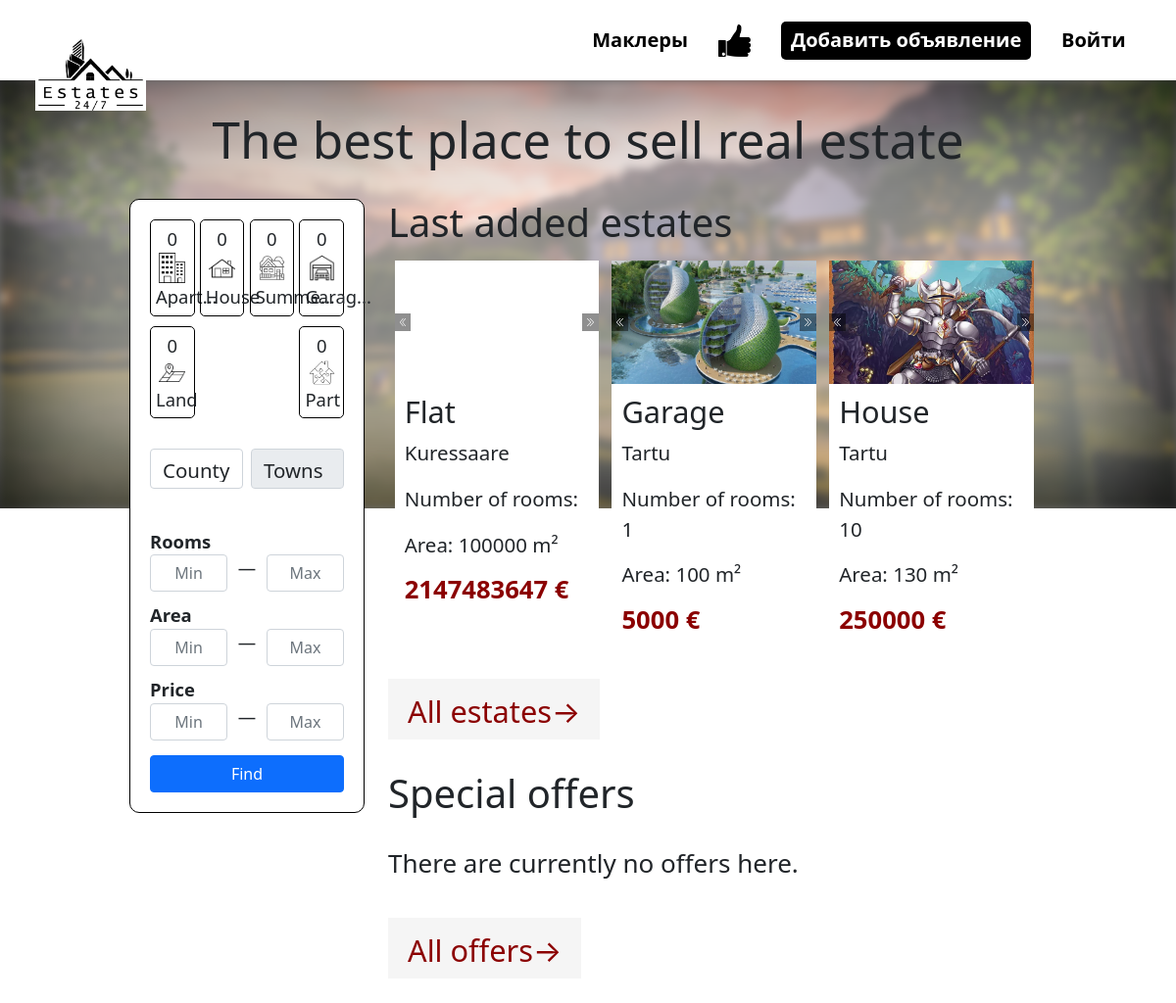
The page / on the database its author committed.
### tables this page shows
CREATE TABLE `object` (
  `id` int(11) NOT NULL,
  `type` enum('house','flat','garage','business','land','part') NOT NULL,
  `address` varchar(250) NOT NULL,
  `ownerId` int(11) NOT NULL,
  `cityId` int(11) DEFAULT NULL,
  `roomCount` int(11) DEFAULT NULL,
  `floorCount` int(11) DEFAULT NULL,
  `floor` int(11) DEFAULT NULL,
  `area` int(11) DEFAULT NULL,
  `territory` int(11) DEFAULT NULL,
  `conditions` enum('good','need repair','need overhaul') DEFAULT NULL,
  `heatSystem` enum('water','air','electric','gas') DEFAULT NULL,
  `basement` tinyint(1) DEFAULT 0,
  `description` varchar(3000) DEFAULT NULL,
  `year` int(11) DEFAULT NULL,
  `price` int(11) DEFAULT NULL,
  `active` tinyint(1) NOT NULL DEFAULT 1,
  `offer` tinyint(1) DEFAULT 0
);

CREATE TABLE `photo` (
  `id` int(11) NOT NULL,
  `photo` text NOT NULL,
  `houseId` int(11) NOT NULL,
  `description` varchar(500) NOT NULL
);

CREATE TABLE `city` (
  `id` int(11) NOT NULL,
  `name` varchar(300) NOT NULL,
  `countyId` int(11) NOT NULL
);

### controllers/RenderController.php (called while the page is built, shortened)
<?php
class RenderController
{
    public static function start() {
        $data = ModelEstates::getThreeEstates();
        include_once 'view/main.php';
    }
}
?>

### index.php (called while the page is built, shortened)
<?php
    include_once 'inc/database.php';
    include_once 'models/ModelEstates.php';
    include_once 'controllers/RenderController.php';
    include 'routes/route.php';
?>

### inc/database.php (called while the page is built, shortened)
<?php
    class database {
        private $conn;
        private $host;
        private $user;
        private $password;
        private $baseName;
        function __construct() {
            $this->host = 'localhost';
            $this->user = 'root';
            $this->password = '';
            $this->baseName = 'estate';
        }
        function connect() {
            try {
                $this->conn = new PDO(
                        'mysql:host='.$this->host.''.';dbname='.$this->baseName.'',
                        $this->user,
                        $this->password,
                        array(PDO::MYSQL_ATTR_INIT_COMMAND => 'SET NAMES utf8'));
            } catch (Exception $e) {
                die('Connection failed : '.$e->getMessage());
            }
            return $this->conn;
        }
        function disconnect() {
            if ($this->conn) {
                $this->conn = null;
            }
        }
        function getOne($query) {
            try{
                $result = $this->conn->prepare($query);
                $result->execute();
                $result->setFetchMode(PDO::FETCH_ASSOC);
                $response = $result->fetch();
                return $response;
            } catch (Exception $ex) {
                echo "Error:".$ex->getMessage();
            }
        }
        function getAll($query) {
            try{
                $result = $this->conn->prepare($query);
                $result->execute();
                $result->setFetchMode(PDO::FETCH_ASSOC);
                $response = $result->fetchAll();
                return $response;
            } catch (Exception $ex) {
                echo "Error:".$ex->getMessage();
            }
        }
    }
?>

### models/ModelEstates.php (called while the page is built, shortened)
<?php
    class ModelEstates {
        public static function getThreeEstates() {
            $database = new database();
            $photo = $database -> getAll("SELECT * FROM photo ORDER BY id ASC");
            $estates = $database -> getAll("SELECT * FROM object ORDER BY id DESC LIMIT 3");
            for ($i = 0; $i < count($estates); $i++) {
                $cityId = $database -> getOne("SELECT *, city.name as city FROM object
                INNER JOIN city on object.cityId = city.id AND object.id = ".$estates[$i]['id']);
                $estates[$i]['city'] = $cityId['name'];
            };
            return [$estates, $photo];
       }
    }
?>

### view/main.php (the view, shortened to what this page needs)
<div class="main_back">
</div>
<div class="content">
    <h2>The best place to sell real estate</h2>
    <?php
        require 'templates/aside.php';
    ?>
    <div class="estates">
        <div class="ads">
            <h1>Last added estates</h1>
            <?php
            if (is_iterable($data)) {
                foreach ($data[0] as $estate) {
                    echo "
                    <div class='ad' page='ad?user=".$estate['ownerId']."&ad=".$estate['id']."'>
                        <div class='slider' show='1' scroll='1' time='300'>
                            <ul>";
                                foreach ($data[1] as $photo) {
                                    if($estate['id'] == $photo['houseId']) {
                                        echo "
                                        <li>
                                            <a
                                                href='public/uploads/user_".$estate['ownerId']."/ad_".$estate['id']."/".$photo['photo']."'
                                                data-lightbox='user".$estate['ownerId']."-".count($data[1])."' data-title='".$photo['description']."'
                                            >
                                                <div class='img_slider' style='background-image: url(public/uploads/user_".$estate['ownerId']."/ad_".$estate['id']."/".$photo['photo'].");'></div>
                                            </a>
                                        </li>
                                        ";
                                    }
                                }; echo "
                            </ul>
                        </div>
                        <div class='estate_inf'>
                            <h2>".$estate['type']."</h2>
                            <p>".$estate['city']."</p>
                            <p>Number of rooms: ".$estate['roomCount']."</p>
                            <p>Area: ".$estate['area']." m²</p>
                            <h3>".$estate['price']." €</h3>
                        </div>
                    </div>
                    ";
                }
            }
            ?>
            <div class="btn_container">
                <a href="estates">All estates&#8594;</a>
            </div>
        </div>
        <div class="ads">
            <h1>Special offers</h1>
            <?php
                $checkOffers = 0;
                if(is_iterable($data)){
                    if($checkOffers == 0) {
                        echo "<p class='no_offers'>There are currently no offers here.</p>";
                    }
                }
            ?>
            <div class="btn_container">
                <a href="offers">All offers&#8594; </a>
            </div>
        </div>
    </div>
</div>
<?php
    include 'view/templates/main.php';
?>

### rows shown on the page
object: type "Flat", cityId.name "Kuressaare", area "100000", price "2147483647"
object: type "Garage", cityId.name "Tartu", roomCount "1", area "100", price "5000"
photo: photo (picture)
object: type "House", cityId.name "Tartu", roomCount "10", area "130", price "250000"
photo: photo (picture)

### other values the page prints
substr("Apartment",0,5) "Apart"
substr("House",0,5) "House"
substr("Summer house",0,5) "Summe"
substr("Garage",0,5) "Garag"
substr("Land",0,5) "Land"
substr("Part",0,5) "Part"
